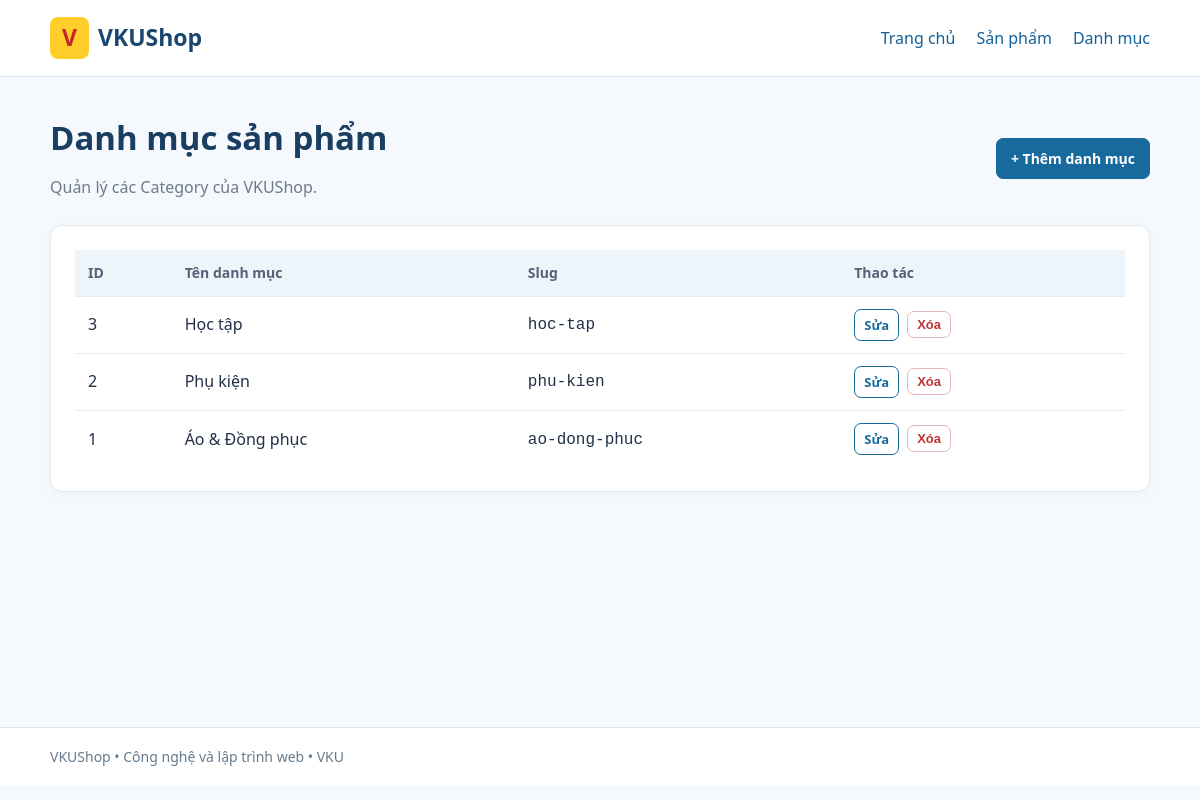
/categories.php, run on the app's committed database.
### tables this page shows
CREATE TABLE IF NOT EXISTS categories (
    id INT UNSIGNED AUTO_INCREMENT PRIMARY KEY,
    name VARCHAR(100) NOT NULL,
    slug VARCHAR(120) NOT NULL,
    UNIQUE KEY uq_categories_slug (slug)
);

### src/Controllers/CategoryController.php (called while the page is built, shortened)
<?php
final class CategoryController
{
    public function index(): void
    {
        $categories = $this->categories->all();
        require __DIR__ . '/../../views/categories/index.php';
    }
}

### public/categories.php (called while the page is built, shortened)
<?php
require __DIR__ . '/../includes/bootstrap.php';
$controller = new CategoryController(new CategoryRepository($pdo));
$controller->index();

### src/Repositories/CategoryRepository.php (called while the page is built, shortened)
<?php
final class CategoryRepository
{
    public function all(): array
    {
        return $this->pdo->query(
            'SELECT id, name, slug FROM categories ORDER BY id DESC'
        )->fetchAll(PDO::FETCH_ASSOC);
    }
}

### includes/functions.php (called while the page is built, shortened)
<?php
function e(mixed $value): string
{
    return htmlspecialchars((string) $value, ENT_QUOTES | ENT_SUBSTITUTE, 'UTF-8');
}

### views/categories/index.php (the view, shortened to what this page needs)
<?php
require __DIR__ . '/../../includes/header.php';
?>
<div class="page-head">
 <div><h1>Danh mục sản phẩm</h1><p class="muted">Quản lý các Category của VKUShop.</p></div>
 <a class="btn" href="create-category.php">+ Thêm danh mục</a>
</div>
<div class="card table-scroll">
 <table class="data-table">
  <thead><tr><th>ID</th><th>Tên danh mục</th><th>Slug</th><th>Thao tác</th></tr></thead>
  <tbody>
  <?php foreach ($categories as $category): ?>
  <tr>
   <td><?= (int)$category['id'] ?></td>
   <td><?= e($category['name']) ?></td>
   <td><code><?= e($category['slug']) ?></code></td>
   <td><div class="actions">
       <a class="btn btn-sm btn-outline" href="edit-category.php?id=<?= (int)$category['id'] ?>">Sửa</a>
       <form action="delete-category.php" method="post" onsubmit="return confirm('Xóa danh mục này?')">
        <button type="submit" class="btn btn-sm btn-danger">Xóa</button>
       </form>
   </div></td>
  </tr>
  <?php endforeach; ?>
  </tbody>
 </table>
</div>
<?php require __DIR__ . '/../../includes/footer.php'; ?>

### public/assets/css/style.css (style rules this page uses)
* { box-sizing:border-box }
body { margin:0;background:#f5f8fc;color:#213047;font:16px/1.55 system-ui,-apple-system,"Segoe UI",Arial,sans-serif }
a { color:#146099;text-decoration:none }
h1 { font-size:clamp(24px,4vw,33px);margin:0 0 12px;color:#193e61 }
.muted { color:#6d7b8b }
.page-head { display:flex;justify-content:space-between;gap:15px;align-items:center;margin-bottom:20px;flex-wrap:wrap }
.page-head p { margin:5px 0 }
.card { background:white;border:1px solid #e2e9f1;border-radius:12px;box-shadow:0 3px 15px #173b5e08;padding:24px }
.table-scroll { overflow-x:auto }
.data-table { width:100%;border-collapse:collapse;min-width:660px }
.data-table th { text-align:left;font-size:14px;color:#526277;background:#edf5fb }
.data-table th,.data-table td { padding:12px 13px;border-bottom:1px solid #e4edf4 }
.data-table tr:last-child td { border-bottom:0 }
.actions { display:flex;gap:8px;align-items:center;flex-wrap:wrap }
.actions form { display:inline;margin:0 }
.btn { display:inline-flex;align-items:center;justify-content:center;gap:5px;padding:9px 14px;border-radius:7px;background:#17699e;color:#fff;font-size:14px;font-weight:600;border:1px solid #17699e;cursor:pointer;text-decoration:none }
.btn-outline { background:#fff;color:#17699e }
.btn-danger { background:#fff;color:#bc3434;border-color:#e7b6b6 }
.btn-sm { font-size:13px;padding:5px 9px }

### data on the page
categories: id "3", name "Học tập", slug "hoc-tap"
categories: id "2", name "Phụ kiện", slug "phu-kien"
categories: id "1", name "Áo & Đồng phục", slug "ao-dong-phuc"
